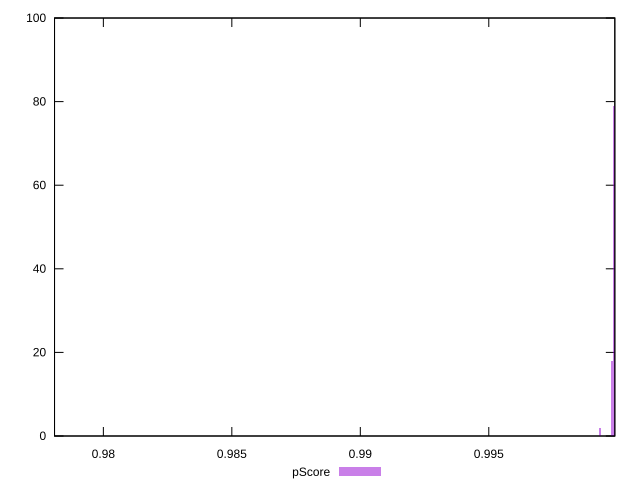

gnuplot code for this plot:
reset

$pScore <<EOF
0.978070448263658 1
0.9998672195385049 79
0.9997876692783777 18
0.9993103677176146 2
EOF

set key outside below
set boxwidth 0.00007955026012717837
set xrange [0.9780996177445018:0.9999052207578689]
set yrange [0:100]
set trange [0:100]
set style fill transparent solid 0.5 noborder
set terminal svg size 640, 490 enhanced background rgb 'white'
set output "reports/report_00032_2021-02-25T10-28-15.087Z/speed-index/samples/agenda/pScore/histogram.svg"

plot $pScore title "pScore" with boxes

reset
